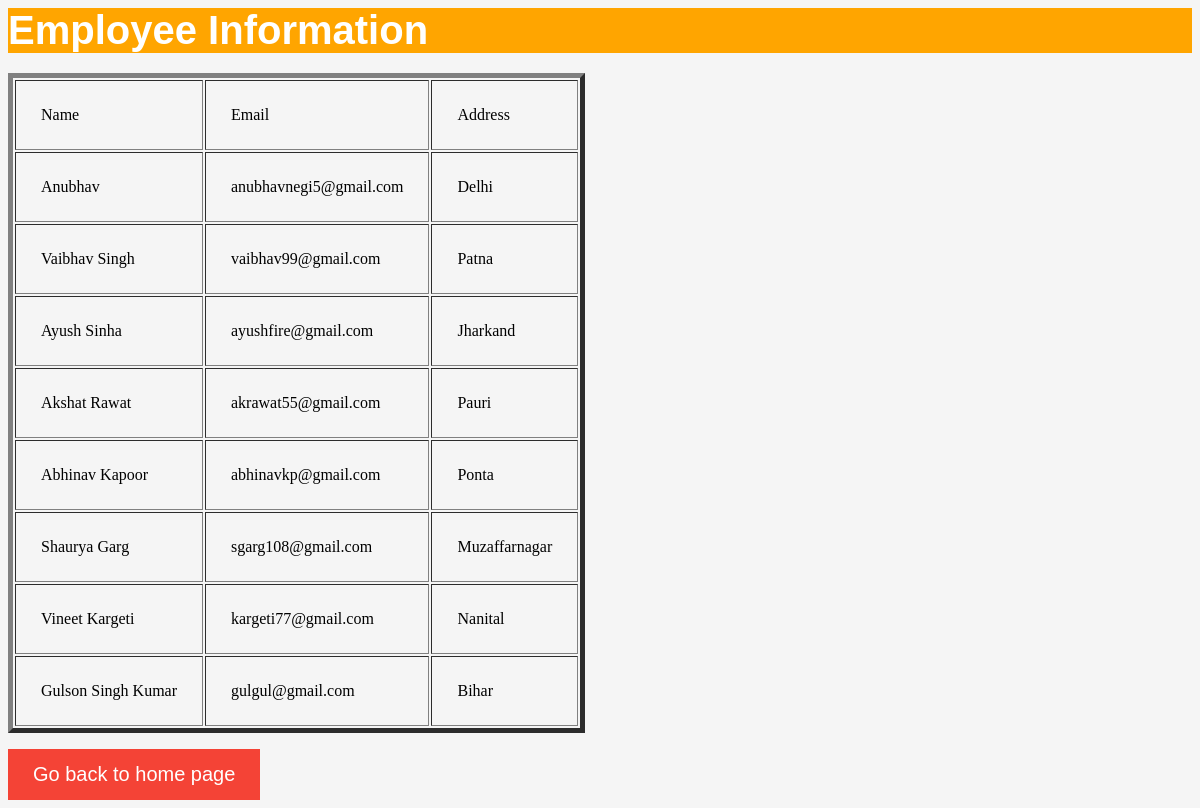
/view, run on the app's committed database.
### tables this page shows
CREATE TABLE "emp" (
	"name"	TEXT,
	"email"	TEXT,
	"address"	TEXT
);

### app.py (the view)
@app.route("/view")
def view():
    import sqlite3
    con=sqlite3.connect("cetpa.db")
    con.row_factory=sqlite3.Row
    cur=con.cursor()
    cur.execute("select * from emp")
    rows=cur.fetchall()
    return render_template("view.html",rows=rows)

### templates/view.html (shortened to what this page needs)
<!DOCTYPE html>
<html>
<head>
	<link href="{{url_for('static',filename='css/view.css')}}" rel="stylesheet">
</head>
<body>
<h3>Employee Information</h3>
<table border=5>
    <thead>
        <td>Name</td>
        <td>Email</td>
        <td>Address</td>
    </thead>
    {% for row in rows %}
        <tr>
            <td>{{row["name"]}}</td>
            <td>{{row["email"]}}</td>
            <td>{{row["address"]}}</td>
        </tr>
    {% endfor %}
</table>
<br><br>
<a href="/index">Go back to home page</a>
</body>
</html>

### static/css/view.css (style rules this page uses)
html { background-color: WhiteSmoke; }
td { padding: 25px; }
h3 { font-family: Arial; font-size: 40px; margin: 0; color: white; background-color: orange; }
table { position: relative; top: 20px; }
a { background-color: #f44336; color: white; padding: 14px 25px; font-family: Arial; font-size: 20px; text-align: center; text-decoration: none; display: inline-block; }

### data on the page
emp: name "Anubhav", email "anubhavnegi5@gmail.com", address "Delhi"
emp: name "Vaibhav Singh", email "vaibhav99@gmail.com", address "Patna"
emp: name "Ayush Sinha", email "ayushfire@gmail.com", address "Jharkand"
emp: name "Akshat Rawat", email "akrawat55@gmail.com", address "Pauri"
emp: name "Abhinav Kapoor", email "abhinavkp@gmail.com", address "Ponta"
emp: name "Shaurya Garg", email "sgarg108@gmail.com", address "Muzaffarnagar"
emp: name "Vineet Kargeti", email "kargeti77@gmail.com", address "Nanital"
emp: name "Gulson Singh Kumar", email "gulgul@gmail.com", address "Bihar"
